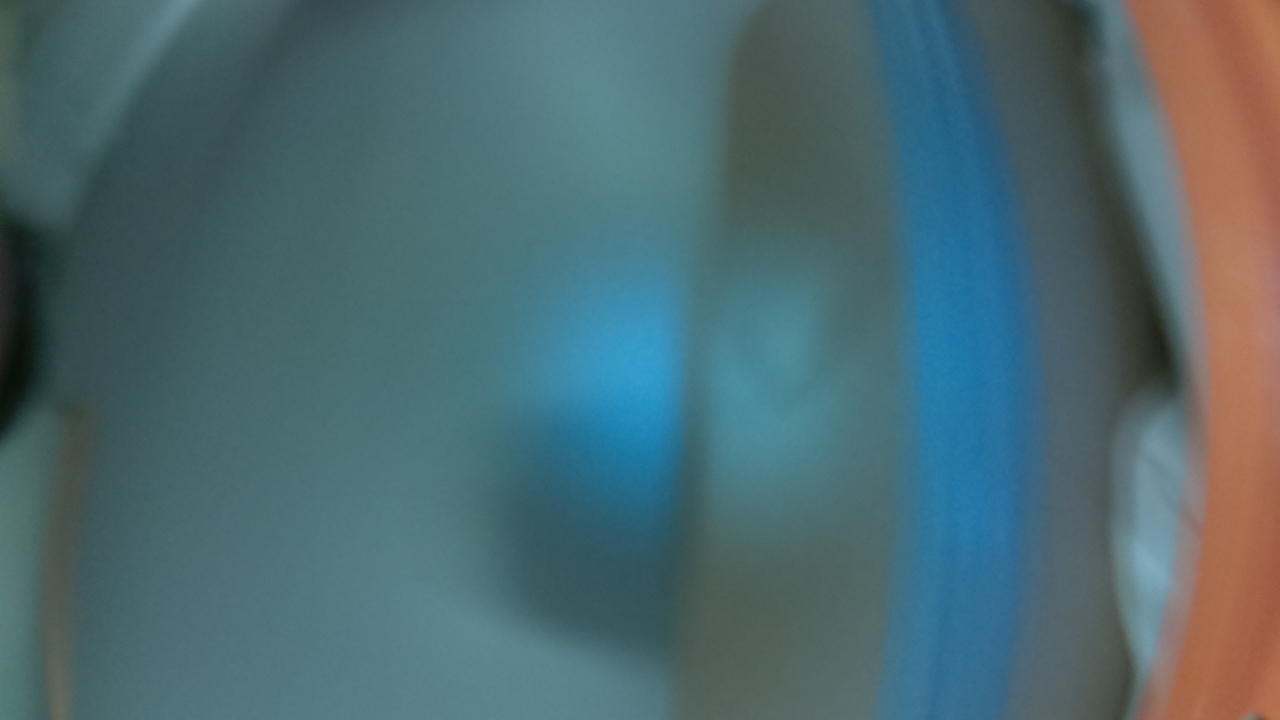
#> input picture vision/training2/img002.jpg, 1280 x 720 px, found by its file name
$ python convolve_script.py
#> lines starting #> are read from the running program, lines starting #| are printed output that depends on the picture
### vision/convolve_func.py
# -*- coding: utf-8 -*-
"""
Created on Mon Nov 18 15:15:52 2019

@author: Andrew
"""

import numpy as np

def convolve(imRaw, patchRaw):

    im = np.zeros((2048,2048)) # everything needs to be square pow of 2
    imShape = imRaw.shape
    im[0:imShape[0], 0:imShape[1]] = imRaw

    edge = np.zeros(im.shape)
    edge[0:3,0:3] = [[-1,-1,-1],[-1,8,-1],[-1,-1,-1]]

    # Rotate to get conjugate
    patchRaw = np.rot90(patchRaw)
    patchRaw = np.rot90(patchRaw)

    patchShape = patchRaw.shape

    patch = np.zeros(im.shape)
    patch[0:patchShape[0], 0:patchShape[1]] = patchRaw

    # Perform FFT
    im_F = np.fft.fft2(im)
    patch_F = np.fft.fft2(patch)
    edge_F = np.fft.fft2(edge)

    # Perform Convolution (First edge detect both, then conv together)
    imEdge_F = im_F * edge_F
    patchEdge_F = patch_F * edge_F
    conv_F = imEdge_F * patchEdge_F

    # IFFT and take abs val
    conv = np.absolute(np.fft.ifft2(conv_F))

    #Find Indices of Minimum
    convFindMin = conv[patchShape[0]:imShape[0]-patchShape[0], patchShape[1]:imShape[1]-patchShape[1]]
    indRaw = np.unravel_index(np.argmax(convFindMin, axis=None), convFindMin.shape)
    conv_coord = [indRaw[0]+patchShape[0], indRaw[1]+patchShape[1]]

    return conv_coord

def vert_edge(imRaw):

    im = np.zeros((2048,2048)) # everything needs to be square pow of 2
    imShape = imRaw.shape
    im[0:imShape[0], 0:imShape[1]] = imRaw

    sharp = np.zeros(im.shape)
    sharp[0:3,0:3] = [[0,-1,0],[-1,5,-1],[0,-1,0]]

    edge = np.zeros(im.shape)
    #edge[0:3,0:3] = [[1,0,-1],[2,0,-2],[1,0,-1]]
    edge[0:3,0:3] = [[-1,2,-1],[-1,2,-1],[-1,2,-1]]

    # Perform FFT
    im_F = np.fft.fft2(im)
    edge_F = np.fft.fft2(edge)
    sharp_F = np.fft.fft2(sharp)

    # Perform Convolution (First edge detect both, then conv together)
    imEdge_F = im_F * sharp_F * edge_F

    # IFFT and take abs val
    imEdgeRaw = np.absolute(np.fft.ifft2(imEdge_F))

    imEdge = imEdgeRaw[0:imShape[0], 0:imShape[1]]

    return imEdge

### vision/convolve_script.py
# -*- coding: utf-8 -*-
"""
Created on Mon Nov 18 19:18:09 2019

@author: Andrew
"""

#from IPython import get_ipython
#def __reset__(): get_ipython().magic('reset -sf')

import numpy as np
import matplotlib.pyplot as plt
import imageio
from convolve_func import convolve, vert_edge

plt.close('all')


imRaw = np.mean(imageio.imread('training3/img002.jpg'), axis=2)
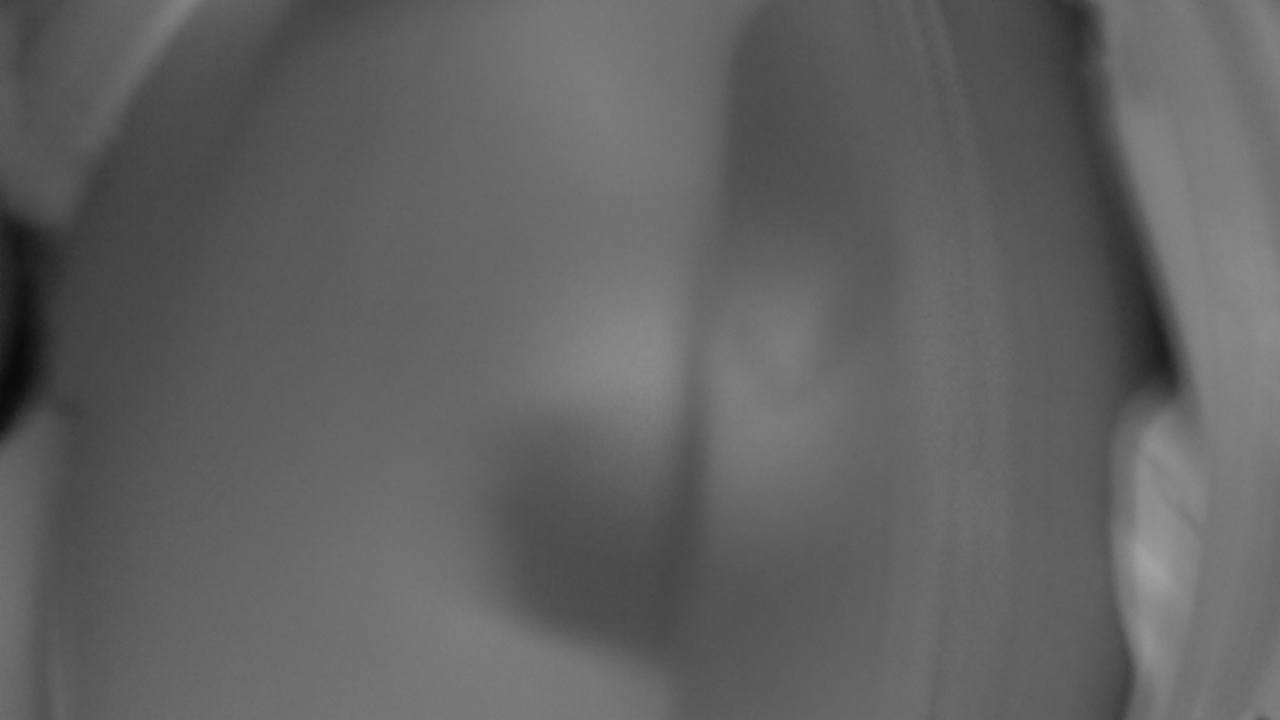
#> imRaw: shape (720, 1280) float64; min 9, max 164.7, mean 98.1
patchRaw = np.mean(imageio.imread('training/wood_Template/patch018.jpg'), axis=2)
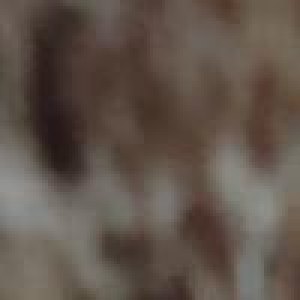
#> input picture vision/training/carpet_Template/patch018.jpg, 100 x 100 px, found by its file name (shown 3 times larger)
#> patchRaw: shape (100, 100) float64; min 25, max 149, mean 85.5

conv_coord = convolve(imRaw, patchRaw)
#> in convolve, `patchRaw = np.rot90(patchRaw)`:
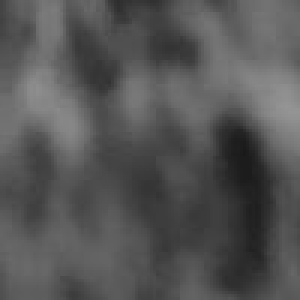
#> patchRaw: shape (100, 100) float64 (shown 3 times larger); min 25, max 149, mean 85.5
#> in convolve, `patch[0:patchShape[0], 0:patchShape[1]] = patchRaw`:
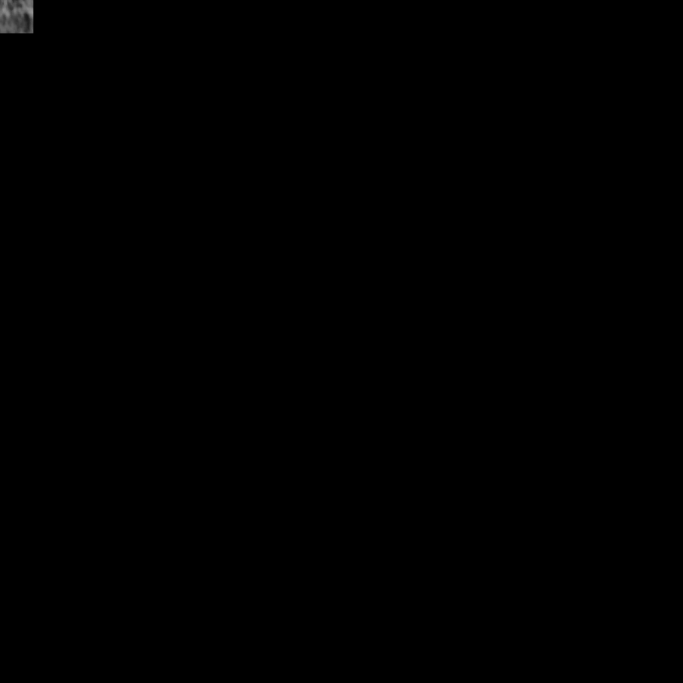
#> patch: shape (2048, 2048) float64 (shown at 1/3 size); min 0, max 149, mean 0.2
#> in convolve, `convFindMin = conv[patchShape[0]:imShape[0]-patchShape[0], patchShape[..`:
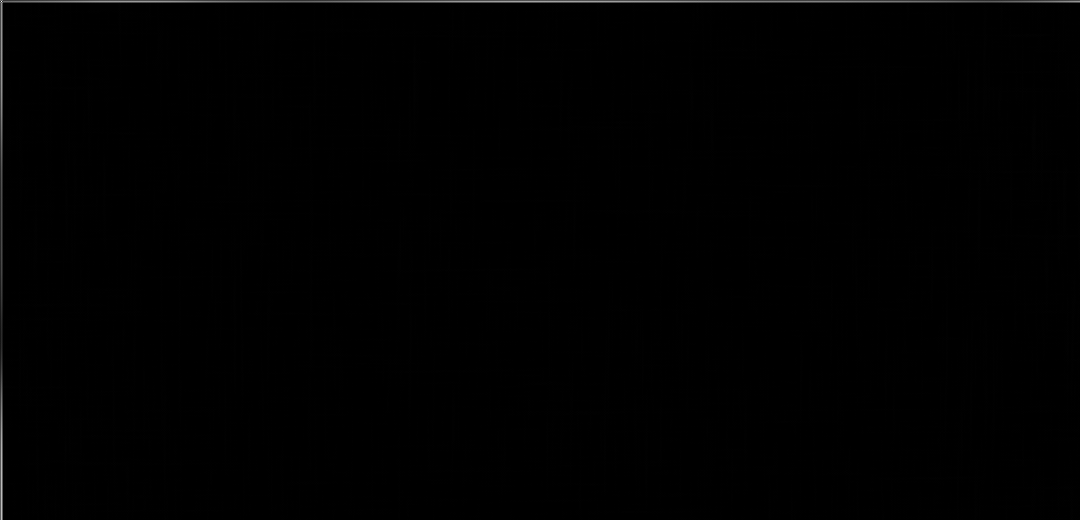
#> convFindMin: shape (520, 1080) float64; min 0.333, max 27013601.9, mean 135841.8; drawn with min black and max white
#> in convolve, `indRaw = np.unravel_index(np.argmax(convFindMin, axis=None), convFindM..`: indRaw = (1, 1)
#> in convolve, `conv_coord = [indRaw[0]+patchShape[0], indRaw[1]+patchShape[1]]`: conv_coord = [101, 101]
#> conv_coord = [101, 101]

plt.figure()
plt.imshow(imRaw)

plt.figure()
plt.imshow(patchRaw)

plt.figure()
plt.imshow(imRaw[conv_coord[0]-100:conv_coord[0], conv_coord[1]-100:conv_coord[1]])

imEdge = vert_edge(imRaw)
#> in vert_edge, `imEdge = imEdgeRaw[0:imShape[0], 0:imShape[1]]`:
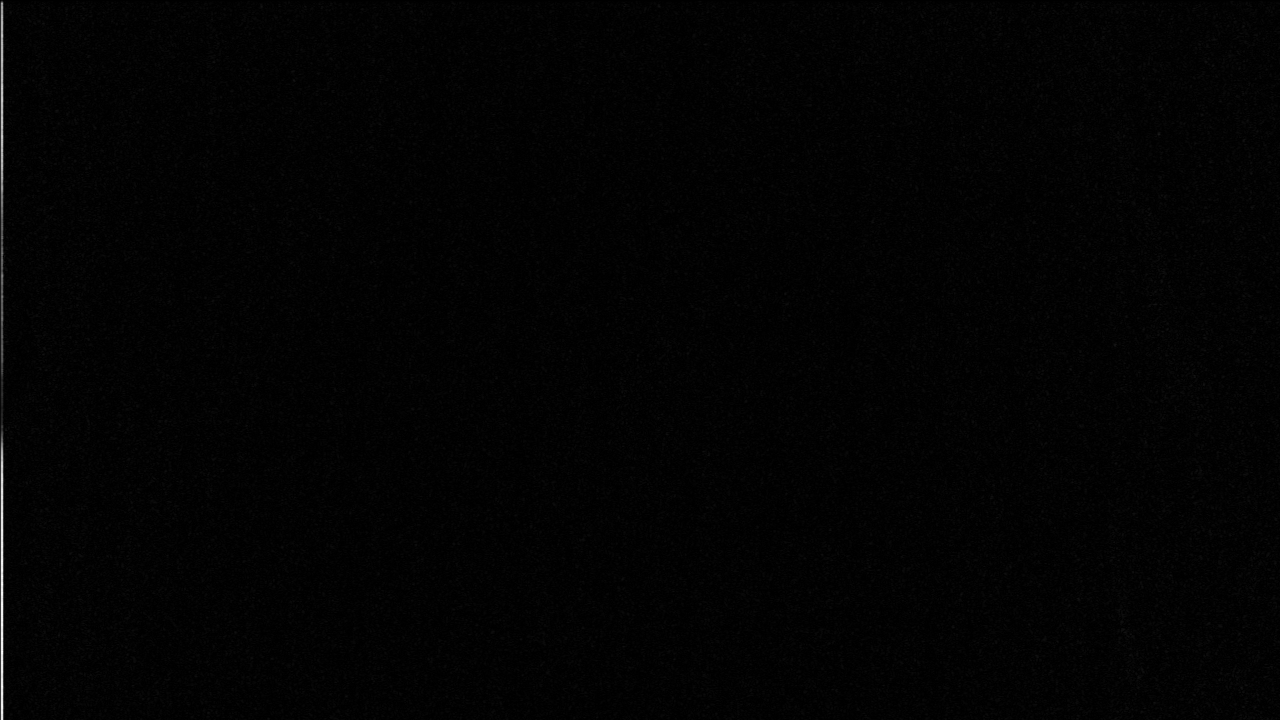
#> imEdge: shape (720, 1280) float64; min 2e-15, max 1453.3, mean 17.4; drawn with min black and max white

plt.figure()
plt.imshow(imRaw)

plt.figure()
plt.imshow(imEdge)
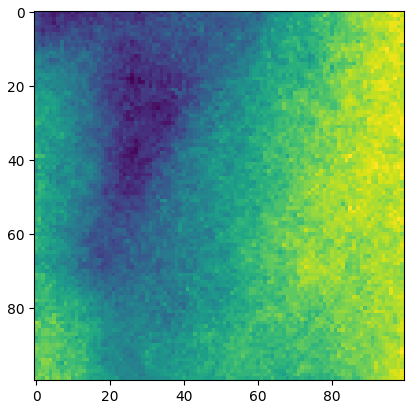
#> figure drawn by matplotlib, 1 panel
